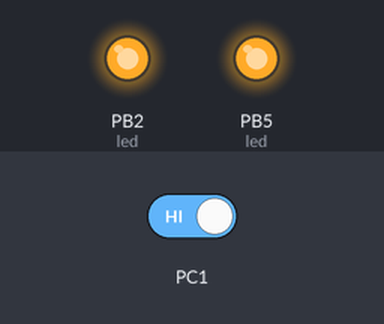
A program run on a simulated ATmega328P, built with avr-gcc and emulated at 16 MHz. Shown: output pins drawn as LEDs (lit = HIGH). The inputs (shaded band) are chosen by the test bench; at power-on: PC1 HIGH.

Above: at 1.2 s.
1.3 s: PC1 driven LOW
At 2.0 s:
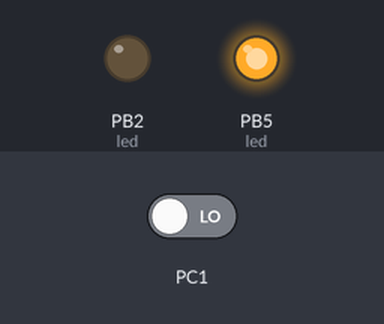
4.3 s: PC1 driven HIGH
At 4.8 s:
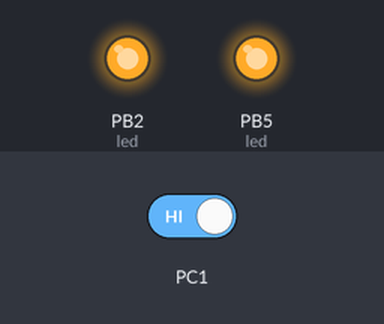
Timing chart, 0 to 7.3 s (numbered marks = the images above; inputs shaded):
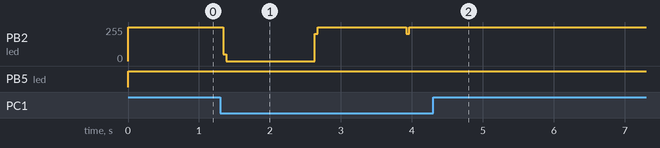

Measured:
- after the input at 1.3 s, PB2 (led): 255/255 → 0/255 at once, → 255/255 1.3 s later
- after the input at 4.3 s, PB2 (led): stops changing and stays 255/255

The program:

main.c
```c
/*
 * GccDA2CT2.2.c
 *
 * Created: 3/22/2019 9:03:51 PM
 * Author : Home
 */

#define F_CPU 16000000UL
#include <avr/io.h>
#include <util/delay.h>
#include <avr/interrupt.h>

// global variable to count the number of overflows
volatile uint8_t tof_detected;

// TIMER0 overflow interrupt service routine
// called whenever TCNT0 overflows
ISR(TIMER0_OVF_vect){
	// keep a track of number of overflows
	tof_detected++;
}

void timer0_init(){
	// set up timer with prescaler = 1024
	TCCR0B |= (1 << CS02)|(1 << CS00);

	// initialize counter
	TCNT0 = 0;
	TIMSK0 |= (1 << TOIE0);
	sei();
	tof_detected = 0;
}
void of_funct(unsigned int of_detection_num, unsigned int tcount){
	while(tof_detected != 0){
		// check if no. of overflows = of_detection_num
		if (tof_detected >= of_detection_num){
			// NOTE: '>=' is used
			// check if the timer count reaches tcount

			if (TCNT0 >= tcount){
				PORTB ^= (1 << 2);    // toggles the led
				TCNT0 = 0;            // reset counter
				tof_detected = 0;     // reset overflow  detection counter
			}
		}
	}
}
int main(void){
	// connect led to pin PB2
	DDRB |= (1 << 2);
	DDRB |= (1 << 5);
	PORTB ^= (1 << 5);    // toggles the led off

	// initialize timer
	timer0_init();

	// loop forever
	while(1){
		if(!(PINC & (1<<PINC1))){
			PORTB ^= (1 << 2);    // toggles the led off
			of_funct(78, 165);
		}
		else
		PORTB |= (1<<2);	// OTHERWISE STAY OFF
		//of_funct(26, 165);
		//of_funct(17, 195);
	}
}
```
